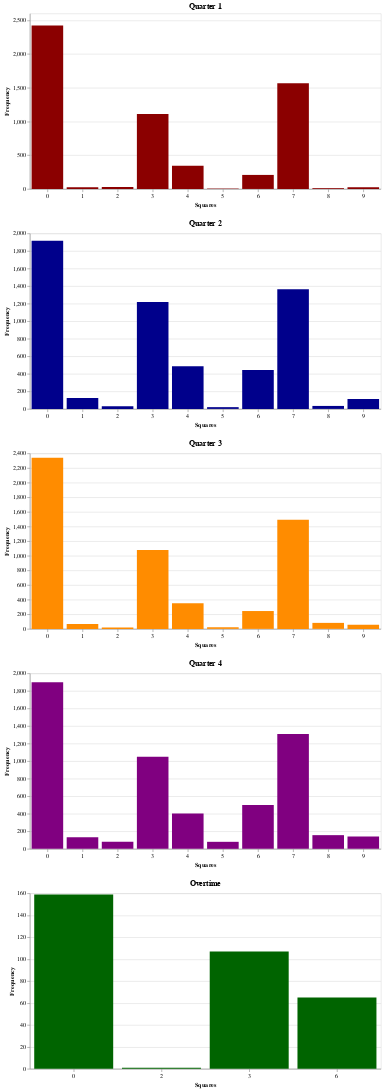

This figure's notebook cell:
### Code cell
alt.vconcat(quarter[1], quarter[2], quarter[3], quarter[4], quarter[5])

### Figure 1 — Vega-Lite specification as saved in the notebook (floating-point values rounded to 4 significant figures)
{"config": {"view": {"continuousWidth": 300, "continuousHeight": 300}}, "vconcat": [{"data": {"name": "data-49c2eb30037780a154249a940ad4b616"}, "mark": {"type": "bar"}, "encoding": {"color": {"value": "darkred"}, "tooltip": {"field": "qtr1", "type": "quantitative"}, "x": {"axis": {"labelAngle": 0}, "field": "qtr1", "title": "Squares", "type": "nominal"}, "y": {"field": "count", "title": "Frequency", "type": "quantitative"}}, "height": 300, "title": "Quarter 1", "width": 600}, {"data": {"name": "data-5c66e14b6384b7ed3ef4e2a62b45c50e"}, "mark": {"type": "bar"}, "encoding": {"color": {"value": "darkblue"}, "tooltip": {"field": "qtr2", "type": "quantitative"}, "x": {"axis": {"labelAngle": 0}, "field": "qtr2", "title": "Squares", "type": "nominal"}, "y": {"field": "count", "title": "Frequency", "type": "quantitative"}}, "height": 300, "title": "Quarter 2", "width": 600}, {"data": {"name": "data-06fdb9e6745e5eefb9422a61c1be0f53"}, "mark": {"type": "bar"}, "encoding": {"color": {"value": "darkorange"}, "tooltip": {"field": "qtr3", "type": "quantitative"}, "x": {"axis": {"labelAngle": 0}, "field": "qtr3", "title": "Squares", "type": "nominal"}, "y": {"field": "count", "title": "Frequency", "type": "quantitative"}}, "height": 300, "title": "Quarter 3", "width": 600}, {"data": {"name": "data-014bb8b82b7458dad9e60498a05ed34a"}, "mark": {"type": "bar"}, "encoding": {"color": {"value": "purple"}, "tooltip": {"field": "qtr4", "type": "quantitative"}, "x": {"axis": {"labelAngle": 0}, "field": "qtr4", "title": "Squares", "type": "nominal"}, "y": {"field": "count", "title": "Frequency", "type": "quantitative"}}, "height": 300, "title": "Quarter 4", "width": 600}, {"data": {"name": "data-aea9671243e38ff057306e02259c967e"}, "mark": {"type": "bar"}, "encoding": {"color": {"value": "darkgreen"}, "tooltip": {"field": "ot", "type": "quantitative"}, "x": {"axis": {"labelAngle": 0}, "field": "ot", "title": "Squares", "type": "nominal"}, "y": {"field": "count", "title": "Frequency", "type": "quantitative"}}, "height": 300, "title": "Overtime", "width": 600}], "$schema": "https://vega.github.io/schema/vega-lite/v5.8.0.json", "datasets": {"data-49c2eb30037780a154249a940ad4b616": [{"qtr1": 0, "count": 2423}, {"qtr1": 1, "count": 25}, {"qtr1": 2, "count": 30}, {"qtr1": 3, "count": 1111}, {"qtr1": 4, "count": 342}, {"qtr1": 5, "count": 6}, {"qtr1": 6, "count": 208}, {"qtr1": 7, "count": 1567}, {"qtr1": 8, "count": 12}, {"qtr1": 9, "count": 26}], "data-5c66e14b6384b7ed3ef4e2a62b45c50e": [{"qtr2": 0, "count": 1915}, {"qtr2": 1, "count": 123}, {"qtr2": 2, "count": 31}, {"qtr2": 3, "count": 1219}, {"qtr2": 4, "count": 487}, {"qtr2": 5, "count": 20}, {"qtr2": 6, "count": 443}, {"qtr2": 7, "count": 1365}, {"qtr2": 8, "count": 34}, {"qtr2": 9, "count": 113}], "data-06fdb9e6745e5eefb9422a61c1be0f53": [{"qtr3": 0, "count": 2339}, {"qtr3": 1, "count": 66}, {"qtr3": 2, "count": 19}, {"qtr3": 3, "count": 1080}, {"qtr3": 4, "count": 351}, {"qtr3": 5, "count": 22}, {"qtr3": 6, "count": 244}, {"qtr3": 7, "count": 1491}, {"qtr3": 8, "count": 82}, {"qtr3": 9, "count": 56}], "data-014bb8b82b7458dad9e60498a05ed34a": [{"qtr4": 0, "count": 1899}, {"qtr4": 1, "count": 133}, {"qtr4": 2, "count": 82}, {"qtr4": 3, "count": 1048}, {"qtr4": 4, "count": 402}, {"qtr4": 5, "count": 80}, {"qtr4": 6, "count": 499}, {"qtr4": 7, "count": 1310}, {"qtr4": 8, "count": 156}, {"qtr4": 9, "count": 141}], "data-aea9671243e38ff057306e02259c967e": [{"ot": 0.0, "count": 159}, {"ot": 2.0, "count": 1}, {"ot": 3.0, "count": 107}, {"ot": 6.0, "count": 65}]}}
